Frame 1 (no input): blank canvas, image omitted
Frame 60 (the mouse pressed at the canvas centre just before this capture): blank canvas, image omitted
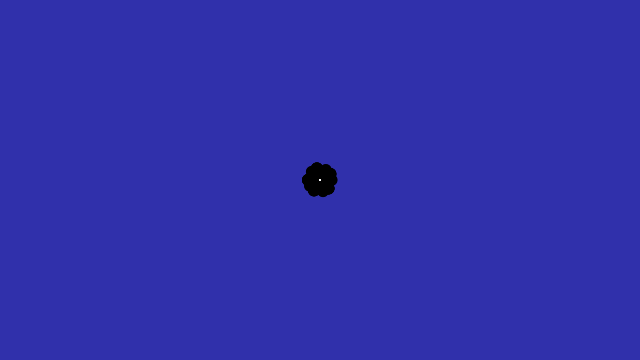
Frame 120 (the mouse held since frame 60 and released just before this capture)

The Processing sketch whose frames 1 and 60 were blank and that drew this single picture after the mouse press (run headless with seeded random() and noise(); from frame 60 on, the mouse is pressed at the canvas centre):

// Processing sketch: processing_176995
// ── processing_176995.pde

int angle = 8;

void setup() {
  size(640, 360);
  background(48, 48, 171);
  noStroke();
  fill(67, 188, 188);
}

void draw() {
  //
  if (mousePressed == true) {
    angle += 5;
    float val = cos(radians(angle)) * 12.0;
    for (int a = 0; a < 360; a += 75) {
      float xoff = cos(radians(a)) * val;
      float yoff = sin(radians(a)) * val;
      fill(0);
      ellipse(mouseX + xoff, mouseY + yoff, val, val);
    }
    fill(255);
    ellipse(mouseX, mouseY, 2, 2);
  }
}
